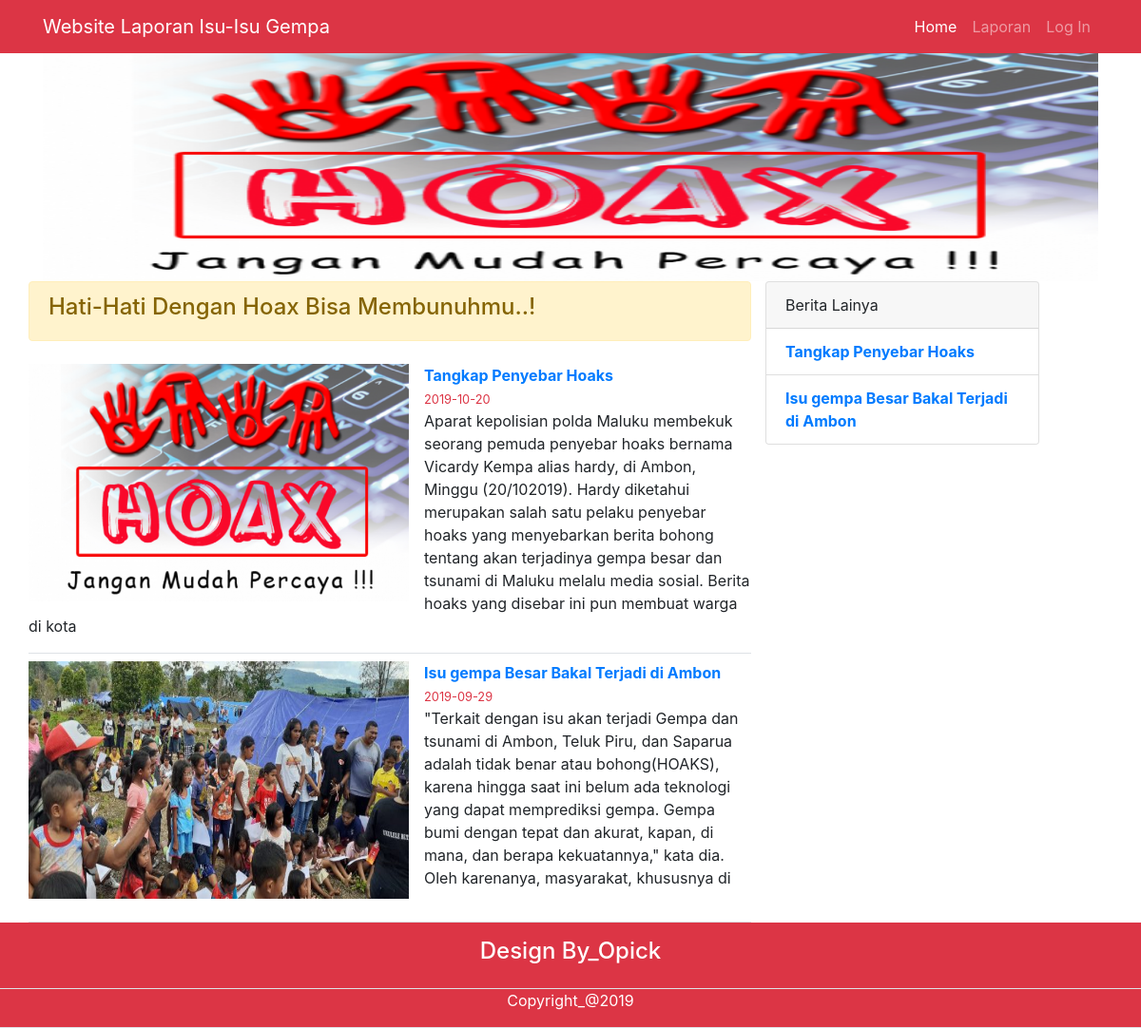
The page / on the database its author committed.
### tables this page shows
CREATE TABLE `artikel` (
  `id_artikel` int(11) NOT NULL,
  `judul` varchar(100) NOT NULL,
  `tanggal_tulis` date NOT NULL,
  `gambar` varchar(100) NOT NULL,
  `deskripsi_artikel` varchar(5000) NOT NULL
);

### index.php (the view, shortened to what this page needs)
<?php
include 'admin/koneksi.php';
$query = mysqli_query($conn, "SELECT * FROM artikel");
function limit_words($string, $word_limit){
  $words = explode(" ",$string);
  return implode(" ",array_splice($words,0,$word_limit));
}
?>
<!doctype html>
<html lang="en">
<head>
  <link rel="stylesheet" href="assets/css/bootstrap.min.css">
</head>
<body>
  <nav class="navbar navbar-expand-lg navbar-dark bg-danger">
    <div class="container">
      <a class="navbar-brand" href="#">Website Laporan Isu-Isu Gempa</a>
      <div class="collapse navbar-collapse" id="navbarNav">
        <ul class="navbar-nav ml-auto">
          <li class="nav-item active">
            <a class="nav-link" href="index.php">Home<span class="sr-only">(current)</span></a>
          </li>
          <li class="nav-item">
            <a class="nav-link" href="laporan.php">Laporan</a>
          </li>
          <li class="nav-item">
            <?php if (@$_SESSION['login']==true): ?>
              <a class="nav-link" href="logout.php">Log out</a>
              <?php else: ?>
                <a class="nav-link" href="login.php">Log In</a>
              <?php endif ?>
            </li>
          </ul>
        </div>
      </div>
    </nav>
    <div class="container">
      <div id="baner">
        <img src="img/bg.png">
      </div>
      <div class="row">
        <div class="col-md-8">
          <div class="row">
            <div class="alert alert-warning w-100" role="alert">
              <h4><marquee>Hati-Hati Dengan Hoax Bisa Membunuhmu..!</marquee></h4>
            </div>
          </div>
          <?php foreach ($query as $data): ?>
            <div class="row border-bottom mt-2 mb-">
             <p>
              <img src="img/artikel/<?= $data['gambar']; ?>" width="400" height="250" class="float-left mr-3 mb-2">
              <a href="view.php?id=<?= $data['id_artikel']; ?>"><strong><?= $data['judul'] ?></strong></a><br>
              <small class="text-danger"><?= $data['tanggal_tulis']; ?></small><br>
              <?= limit_words( $data['deskripsi_artikel'],50 )?>
            </p>
          </div>
        <?php endforeach; ?>
      </div>
      <div class="col-md-4">
        <div class="card" style="width: 18rem;">
          <div class="card-header">
            Berita Lainya
          </div>
          <ul class="list-group list-group-flush">
            <?php foreach ($query as $data): ?>
              <li class="list-group-item">
                <a href="view.php?id=<?= $data['id_artikel']; ?>"><strong><?= $data['judul'] ?></strong></a><br>
              </li>
            <?php endforeach; ?>
          </ul>
        </div>
      </div>
    </div>
  </div>
  <nav class="navbar-dark bg-danger">
    <div class="row border-bottom p-3 justify-content-md-center">
      <h4 class="text-center text-white">Design By_Opick</h4>
    </div>
    <div class="row border-bottom justify-content-md-center">
      <p class="text-center text-white">Copyright_@2019</p>
    </div>
  </nav>
</body>
</html>

### index.php (style rules this page uses)
#baner { width: 100%; height: 20vw; }
#baner img { height: 20vw; width: 100%; }

### rows shown on the page
artikel: gambar (picture), judul "Tangkap Penyebar Hoaks", tanggal_tulis "2019-10-20", deskripsi_artikel "Aparat kepolisian polda Maluku membekuk seorang pemuda penyebar hoaks bernama Vicardy Kempa alias hardy, di Ambon, Minggu (20/102019). Hardy diketahui merupakan salah satu pelaku penyebar hoaks yang menyebarkan berita bohong tentang akan terjadinya gempa besar dan tsunami di Maluku melalu media sosial. Berita hoaks yang disebar ini pun membuat warga di kota"
artikel: gambar (picture), judul "Isu gempa Besar Bakal Terjadi di Ambon", tanggal_tulis "2019-09-29", deskripsi_artikel "\"Terkait dengan isu akan terjadi Gempa dan tsunami di Ambon, Teluk Piru, dan Saparua adalah tidak benar atau bohong(HOAKS), karena hingga saat ini belum ada teknologi yang dapat memprediksi gempa. Gempa bumi dengan tepat dan akurat, kapan, di mana, dan berapa kekuatannya,\" kata dia. Oleh karenanya, masyarakat, khususnya di"
